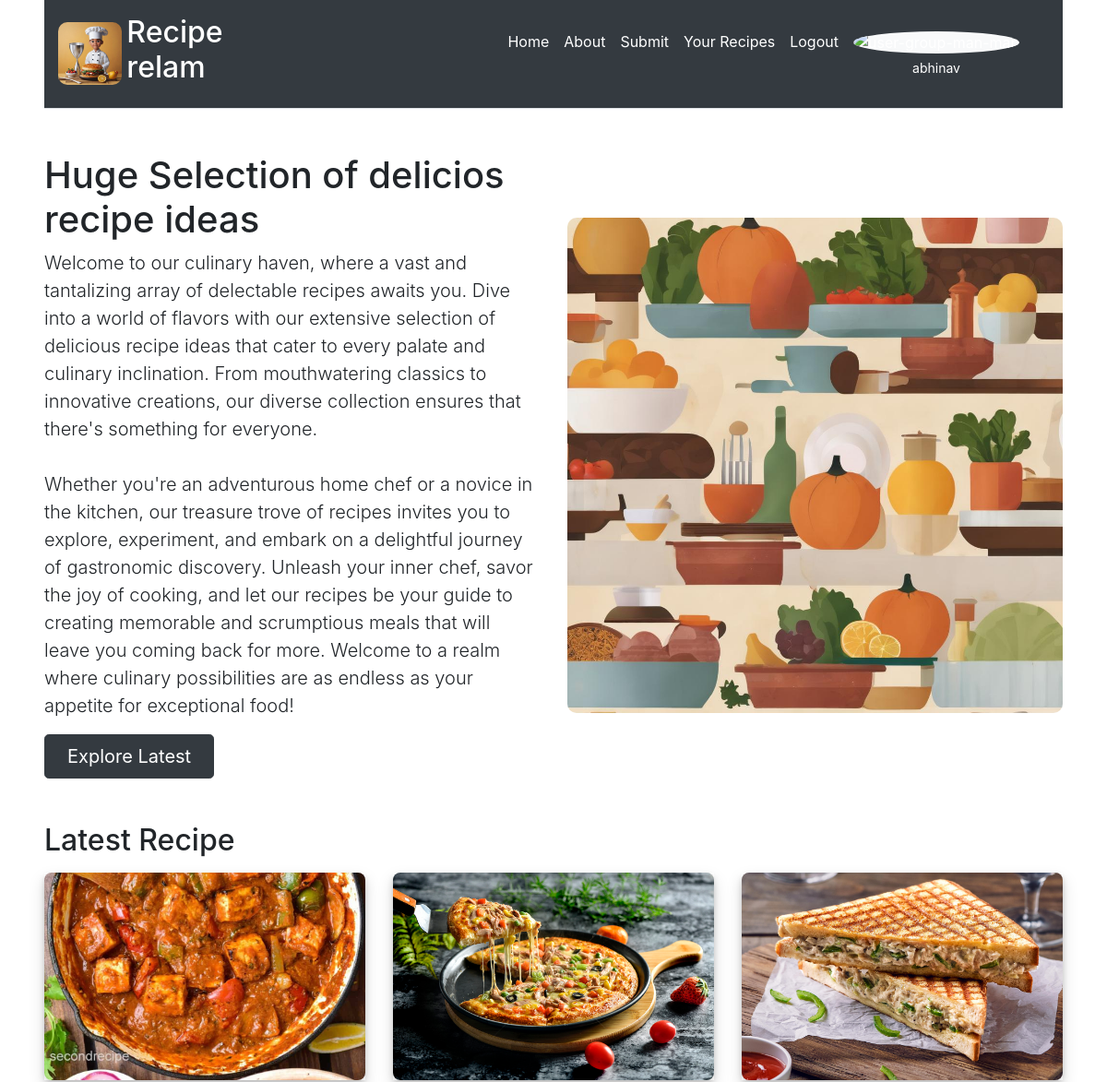
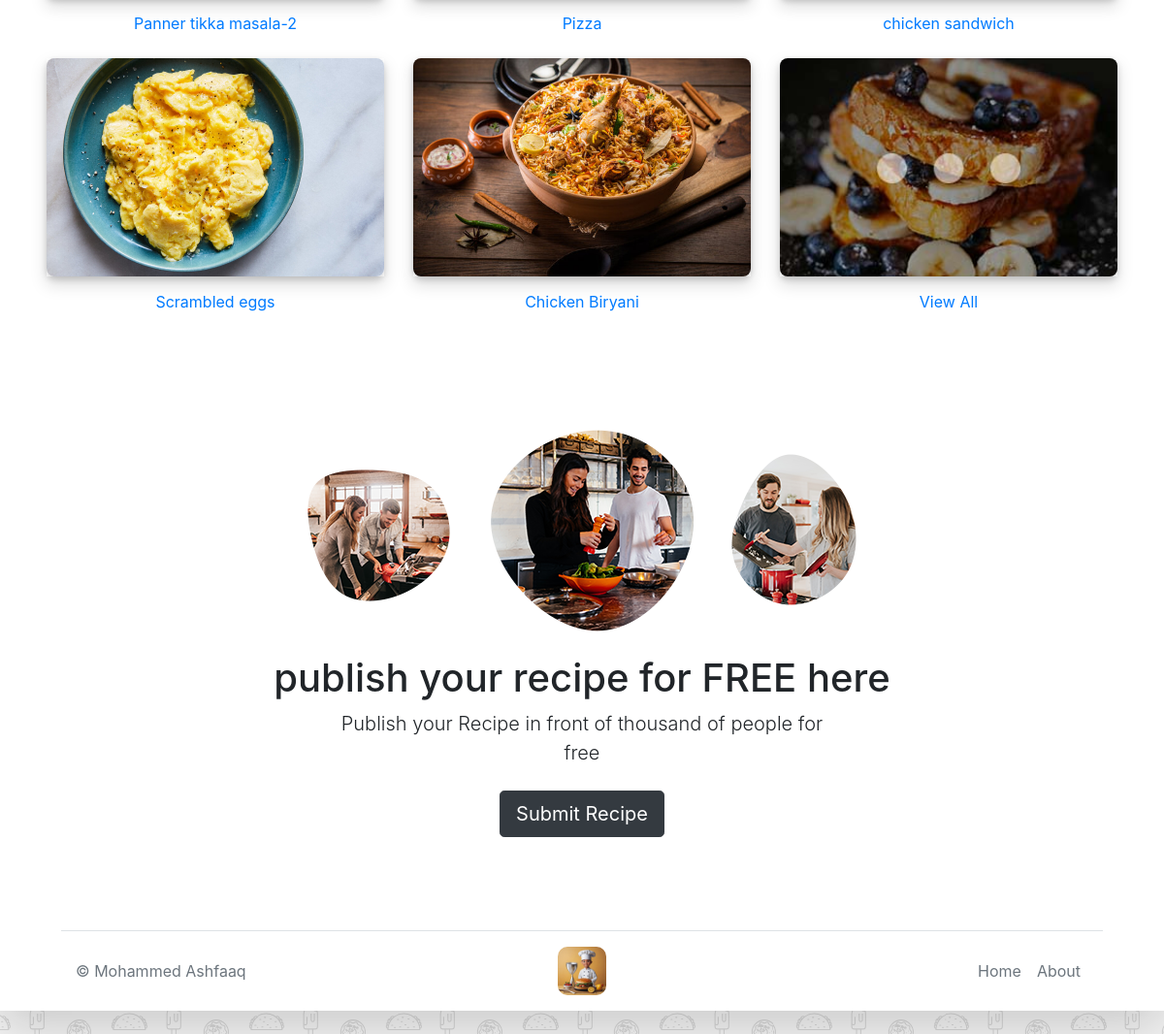
Screenshot of / (signed in) with the database file from the repository (2 pictures, top to bottom).
### website/models.py (models this page shows)
class User(db.Model, UserMixin):
    id = db.Column(db.Integer, primary_key=True)
    email = db.Column(db.String(255), unique=True, nullable=False)
    password = db.Column(db.String(255), nullable=False)
    first_name = db.Column(db.String(150), nullable=False)
    recipes = db.relationship('Recipe')

class Recipe(db.Model):
    id = db.Column(db.Integer, primary_key=True)
    user_id = db.Column(db.Integer, db.ForeignKey('user.id'), nullable=False)
    recipe_name = db.Column(db.String(255), nullable=False)
    recipe_description = db.Column(db.Text, nullable=False)
    ingredients = db.Column(db.Text, nullable=False)
    recipe_image_url = db.Column(db.String(255), nullable=False)

### website/views.py (the view)
@views.route('/')
@login_required
def Home():
    all_recipes = db.session.query(Recipe).order_by(Recipe.id.desc()).limit(5).all()
    return render_template("Home.html", user=current_user, recipes=all_recipes)

### website/__init__.py (called while the page is built)
def create_app():
    app = Flask(__name__)
    app.config['SECRET_KEY'] = 'MOHAMMED ASHFAAQ'
    app.config['SQLALCHEMY_DATABASE_URI'] = f'sqlite:///{DB_NAME}'
    app.config['UPLOAD_FOLDER'] = 'website/uploads'
    db.init_app(app)
    from .views import views
    from .auth import auth
    app.register_blueprint(views, url_prefix='/')
    app.register_blueprint(auth, url_prefix='/')
    from .models import User, Recipe
    create_databases(app)
    login_manager = LoginManager()
    login_manager.login_view = 'auth.login'
    login_manager.init_app(app)
    @login_manager.user_loader
    def load_user(id):
        return User.query.get(int(id))
    return app

### website/templates/Home.html (shortened to what this page needs)
{% extends "base3.html" %}
{% block content %}
<div class="row flex-lg-row-reverse align-items-center g-5 py-4 mb-4">
    <div class="col-12 col-lg-6">
        <img src="static\images\home_logo.jpg" width='607' height="510" class="d-block mx-lg-auto img-fluid" loading="lazy" style="border-radius: 10px;" alt="Image1">
    </div>
    <div class="col-12 col-lg-6">
        <h1 class="display-5 fw-bold mb-">
            Huge Selection of delicios recipe ideas
        </h1>
        <p class="lead">
            Welcome to our culinary haven, where a vast and tantalizing array of delectable recipes awaits you. Dive into a world of
            flavors with our extensive selection of delicious recipe ideas that cater to every palate and culinary inclination. From
            mouthwatering classics to innovative creations, our diverse collection ensures that there's something for everyone.
            <br>
            <br>
            Whether you're an adventurous home chef or a novice in the kitchen, our treasure trove of recipes invites you to
            explore, experiment, and embark on a delightful journey of gastronomic discovery. Unleash your inner chef, savor the joy
            of cooking, and let our recipes be your guide to creating memorable and scrumptious meals that will leave you coming
            back for more. Welcome to a realm where culinary possibilities are as endless as your appetite for exceptional food!
        </p>
        <div class="d-grid gap-4 d-md-flex justify-content-md-start">
            <a href="{{ url_for('views.explore') }}" class="btn btn-primary btn-dark btn-lg px-4 me-md-2" style="margin-right: 16px;">Explore Latest</a>
        </div>
    </div>
</div>
<div class="d-flex mb-2 align-items-center">
    <h2>Latest Recipe</h2>
</div>
<div class="row">
    {% for recipe in recipes %}
    <div class="col-md-4 mb-4 category__link">
        <a href="{{ url_for('views.recipe_details', id=recipe.id) }}" class="text-center">
            <div class="shadow">
                <img src="{{ url_for('views.uploaded_file', filename=recipe.recipe_image_url) }}" alt="image" loading="lazy"
                    class="category__img">
            </div>
            <div class="pt-1">
                {{ recipe.recipe_name }}
            </div>
        </a>
    </div>
    {% endfor %}
    <div class="col-md-4 category__link">
        <a href="{{ url_for('views.explore') }}" class="text-center">
            <div class="shadow">
                <img src="\static\images\view-all.jpg" alt="View All" loading="lazy" class="category__img">
            </div>
            <div class="pt-1">
                View All
            </div>
        </a>
    </div>
</div>
<section class="px-4 py-5 my-5 text-center">
    <img src="\static\images\publish-recipe.png" class="d-block mx-auto mb-4 img-fluid" alt="publish your recipe" width="566" height="208" loading="lazy">
    <h1 class="display-5 fw-bold">publish your recipe for FREE here</h1>
    <div class="col-lg-6 mx-auto">
        <p class="lead mb-4">Publish your Recipe in front of thousand of people for free</p>
        <div class="d-grid gap-2 d-sm-flex justify-content-sm-center">
            <a href="{{ url_for('views.submit_form') }}" class="btn btn-primary btn-dark btn-lg">Submit Recipe</a>
        </div>
    </div>
</section>
{% endblock %}

### website/templates/base3.html (shortened to what this page needs)
<!DOCTYPE html>
<html lang="en">
<head>
    <link rel="stylesheet" href="https://cdn.jsdelivr.net/npm/bootstrap@4.1.3/dist/css/bootstrap.min.css"
>
    <link rel="stylesheet" type="text/css" href="{{ url_for('static', filename='css/styles.css') }}">
</head>
<body>
    <div class="container-xxl px-md-5 bg-white shadow-lg">
        <header
            class="bg-dark text-white d-flex flex-wrap align-items-center justify-content-center justify-content-md-between py-3 mb-4 border-bottom">
            <div class="d-flex align-items-center col-md-3 mb-2 mb-md-0 ">
                <img src="{{ url_for('static', filename='images/final_logo.jpg') }}" width="80" height="68" alt="Recipe adedfsdf"
                style="object-fit: cover; border-radius: 10px;">
                <h2 style="margin-left: 5px;">Recipe relam</h2>
            </div>
            <ul class="nav col-12 col-md-auto mb-2 mb-md-0 mr-4 text-end">
                {% if user.is_authenticated %}
                <li><a href="{{ url_for('views.Home') }}" class="nav-link px-2 text-white">Home</a></li>
                <li><a href="{{ url_for('views.about') }}" class="nav-link px-2 text-white">About</a></li>
                <li><a href="{{ url_for('views.submit_form') }}" class="nav-link px-2 text-white">Submit</a></li>
                <li><a href="{{ url_for('views.your_recipe') }}" class="nav-link px-2 text-white">Your Recipes</a></li>
                <li><a href="{{ url_for('auth.logout') }}" class="nav-link px-2 text-white">Logout</a></li>
                <a href="{{ url_for('views.Home') }}" class="nav-link px-2 text-white text-center d-block">
                    <img height="25" class="bg-light rounded-circle justify-content-center"
                        src="https://img.icons8.com/ios-glyphs/30/user-group-man-man.png" alt="user-group-man-man">
                    <div style="font-size: 14px; margin-top: 5px;">{{ user.first_name }}</div>
                </a>
                {% endif %}
            </ul>
        </header>
        <main>
            {% block content %}
            {% endblock %}
        </main>
        <footer>
            <div class="container">
                <footer class="d-flex flex-wrap justify-content-between align-items-center py-3 my-4 border-top">
                    <p class="col-md-4 mb-0 text-muted">© Mohammed Ashfaaq</p>
                    <a href="{{ url_for('views.Home') }}"
                        class="col-md-4 d-flex align-items-center justify-content-center mb-3 mb-md-0 me-md-auto link-dark text-decoration-none">
                        <img src="{{ url_for('static', filename='images/final_logo.jpg') }}" width="50" height="50"
                            style="object-fit: cover; border-radius: 10px;" alt="Recipe relam">
                    </a>
                    <ul class="nav col-md-4 justify-content-end">
                        <li class="nav-item"><a href="{{ url_for('views.Home') }}" class="nav-link px-2 text-muted">Home</a></li>
                        <li class="nav-item"><a href="{{ url_for('views.about') }}" class="nav-link px-2 text-muted">About</a></li>
                    </ul>
                </footer>
            </div>
        </footer>
    </div>
</body>
</html>

### website/static/css/styles.css (style rules this page uses)
.container-xxl { max-width: 1350px; margin-left: auto; margin-right: auto; }
body { background-image: url("../images/i-like-food.svg"); background-color: rgb(243,243,243); }
.category__link { transition: 250ms all; }
.category__img { height: 225px; width: 100%; display: block; margin-bottom: 10px; box-shadow: 0px 3px 6px rgba(0, 0, 0, .16); overflow: hidden; border-radius: 8px; object-fit: cover; }

### rows the page displays
User: first_name "abhinav"
Recipe: recipe_image_url (picture), recipe_name "Panner tikka masala-2"
Recipe: recipe_image_url (picture), recipe_name "Pizza"
Recipe: recipe_image_url (picture), recipe_name "chicken sandwich"
Recipe: recipe_image_url (picture), recipe_name "Scrambled eggs"
Recipe: recipe_image_url (picture), recipe_name "Chicken Biryani"
